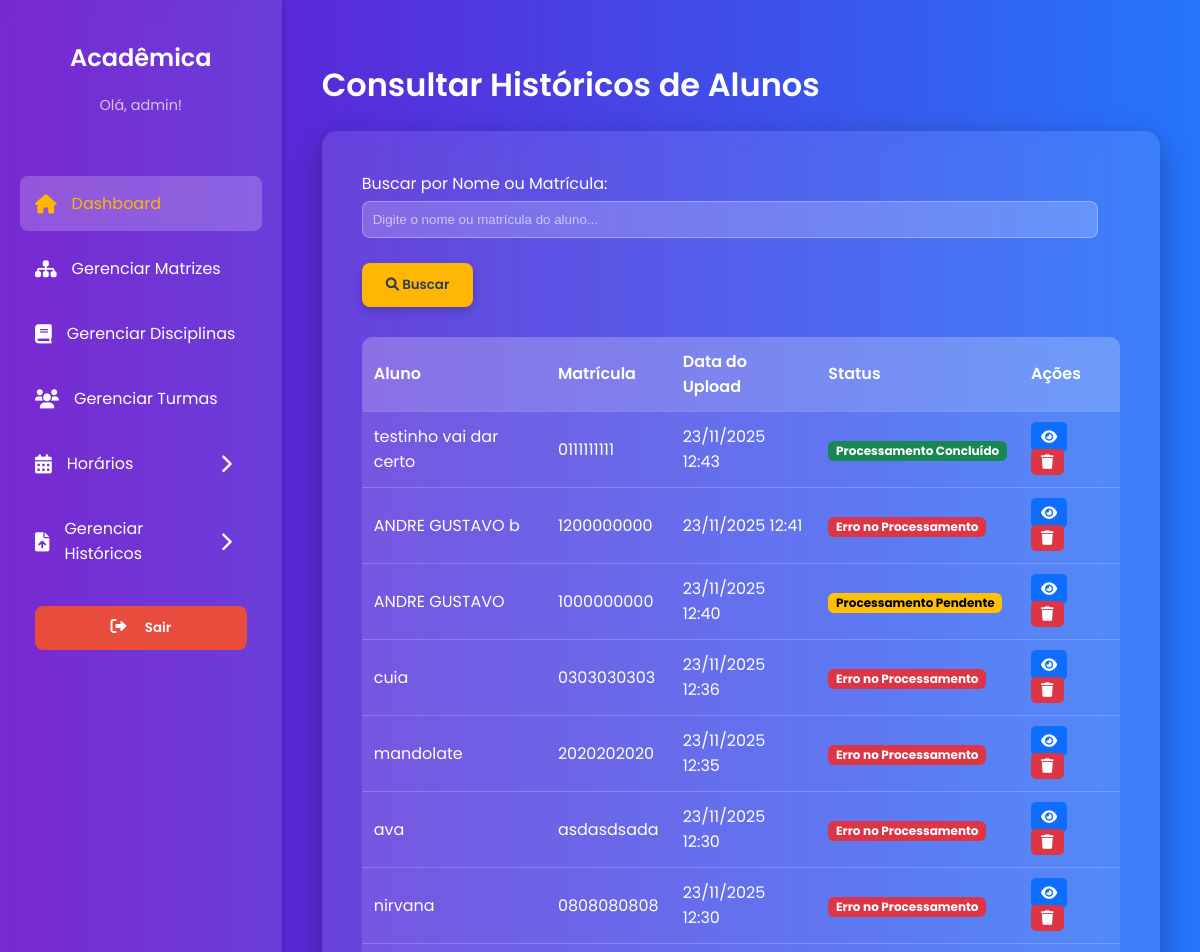
Before: /historicos/consultar/ (signed in, upper part) with the older database file.
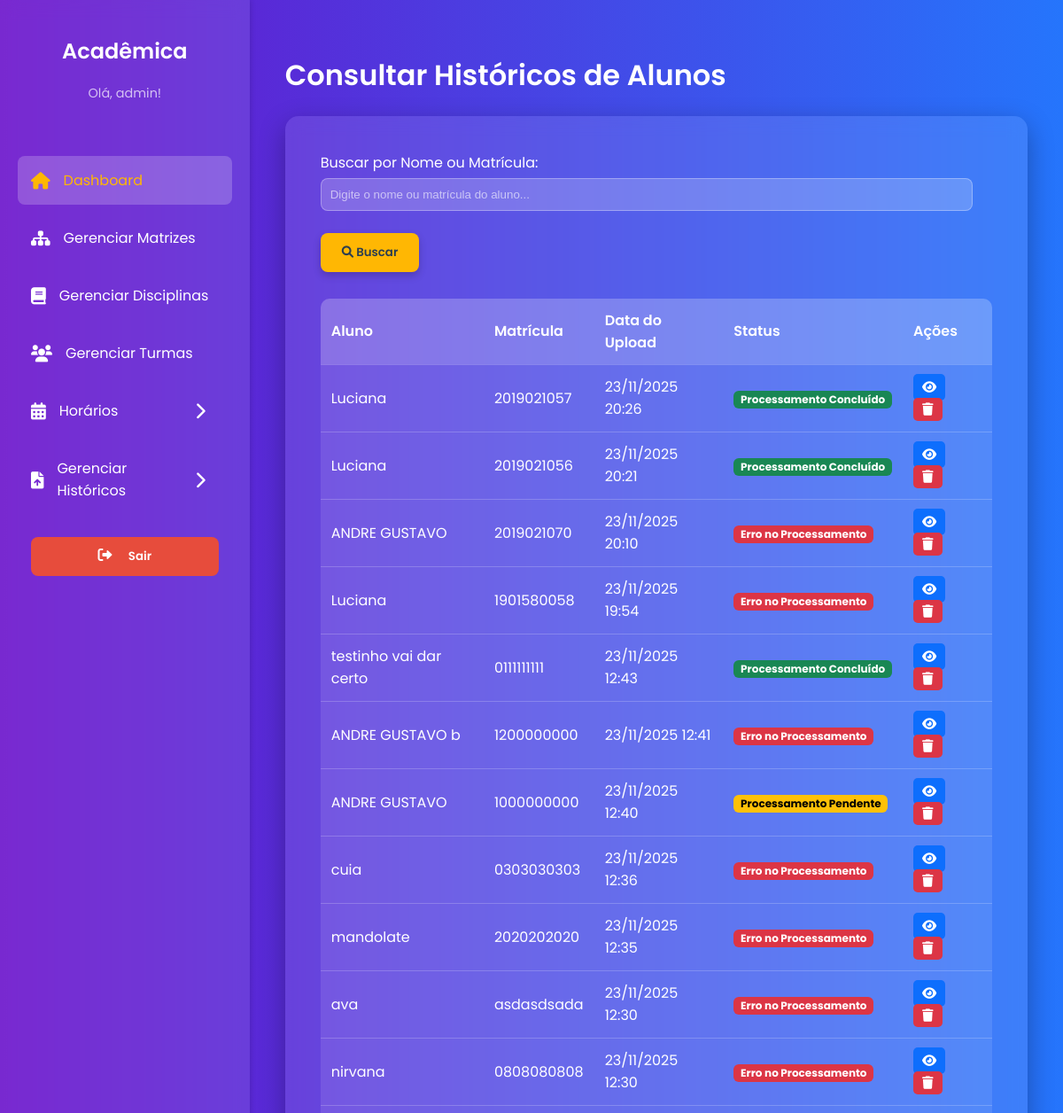
After: the same page with the newer database file.
### upload/models.py (models this page shows, shortened)
class Historico(models.Model):
    STATUS_CHOICES = [
        ('PENDENTE', 'Processamento Pendente'),
        ('CONCLUIDO', 'Processamento Concluído'),
        ('ERRO', 'Erro no Processamento'),
    ]
    aluno = models.ForeignKey(
        Aluno,
        on_delete=models.CASCADE,
        verbose_name="Aluno",
        related_name='historicos'
    )
    usuario = models.ForeignKey(
        Usuario,
        on_delete=models.SET_NULL,
        null=True,
        verbose_name="Coordenador Responsável"
    )
    data_upload = models.DateTimeField(
        auto_now_add=True,
        verbose_name="Data de Upload"
    )
    status = models.CharField(
        max_length=20,
        choices=STATUS_CHOICES,
        default='PENDENTE',
        verbose_name="Status de Processamento"
    )
    arquivo_original = models.FileField(
        upload_to='historicos/',
        null=True,
        blank=True,
        verbose_name="Arquivo PDF Original"
    )
    class Meta:
        db_table = 'HISTORICO'
        verbose_name = "Histórico Escolar"
        verbose_name_plural = "Históricos Escolares"

class Aluno(models.Model):
    nome = models.CharField(max_length=100)
    matricula = models.CharField(max_length=10, unique=True)
    curso = models.ForeignKey(
        Curso,
        on_delete=models.CASCADE,
        verbose_name="Curso de Ingresso"
    )
    ano_ingresso = models.CharField(max_length=6, verbose_name="Ano de Ingresso")
    class Meta:
        db_table = 'ALUNO'
        verbose_name = "Aluno"
        verbose_name_plural = "Alunos"

### upload/views.py (the view)
# urls.py: path('historicos/consultar/', views.consultar_historicos, name='consultar_historicos'),
@login_required
def consultar_historicos(request):
    query = request.GET.get('q', '')
    historicos_list = Historico.objects.select_related('aluno').order_by('-data_upload')
    if query:
        historicos_list = historicos_list.filter(
            Q(aluno__nome__icontains=query) | Q(aluno__matricula__icontains=query)
        )
    return render(request, 'upload/consultar_historicos.html', {'historicos': historicos_list, 'query': query})

### upload/templates/upload/consultar_historicos.html (shortened to what this page needs)
{% extends 'core/base.html' %}
{% load static %}
{% block page_title %}Consultar Históricos de Alunos{% endblock %}
{% block content %}
<form method="GET" action="{% url 'upload:consultar_historicos' %}" class="form-container" style="margin-bottom: 30px;">
    <div class="form-row">
        <div class="form-group" style="flex-grow: 1;">
            <label for="id_q">Buscar por Nome ou Matrícula:</label>
            <input type="text" name="q" id="id_q" value="{{ query }}" placeholder="Digite o nome ou matrícula do aluno...">
        </div>
    </div>
    <div class="button-group">
        <button type="submit" class="cta-button">
            <i class="fas fa-search"></i> Buscar
        </button>
    </div>
</form>
<table>
    <thead>
        <tr>
            <th>Aluno</th>
            <th>Matrícula</th>
            <th>Data do Upload</th>
            <th>Status</th>
            <th>Ações</th>
        </tr>
    </thead>
    <tbody>
        {% for historico in historicos %}
        <tr>
            <td>{{ historico.aluno.nome }}</td>
            <td>{{ historico.aluno.matricula }}</td>
            <td>{{ historico.data_upload|date:"d/m/Y H:i" }}</td>
            <td>
                <span class="status-badge
                    {% if historico.status == 'CONCLUIDO' %}status-concluido
                    {% elif historico.status == 'PENDENTE' %}status-pendente
                    {% else %}status-erro
                    {% endif %}">
                    {{ historico.get_status_display }}
                </span>
            </td>
            <td class="action-buttons">
                <a href="{% url 'upload:consultar_historico_detalhe' pk=historico.pk %}" class="btn-view" title="Visualizar">
                    <i class="fas fa-eye"></i>
                </a>
                <form method="POST" action="{% url 'upload:excluir_historico' pk=historico.pk %}" style="display: inline;" onsubmit="return confirm('Tem certeza que deseja excluir este histórico?');">
                    <button type="submit" class="btn-delete" title="Excluir">
                        <i class="fas fa-trash"></i>
                    </button>
                </form>
            </td>
        </tr>
        {% endfor %}
    </tbody>
</table>
{% endblock %}

Changed rows visible on the page:
added Historico: aluno.nome "Luciana", aluno.matricula "2019021057", data_upload "23/11/2025 20:26", status "Processamento Concluído"
added Historico: aluno.nome "Luciana", aluno.matricula "2019021056", data_upload "23/11/2025 20:21", status "Processamento Concluído"
added Historico: aluno.nome "ANDRE GUSTAVO", aluno.matricula "2019021070", data_upload "23/11/2025 20:10", status "Erro no Processamento"
added Historico: aluno.nome "Luciana", aluno.matricula "1901580058", data_upload "23/11/2025 19:54", status "Erro no Processamento"
